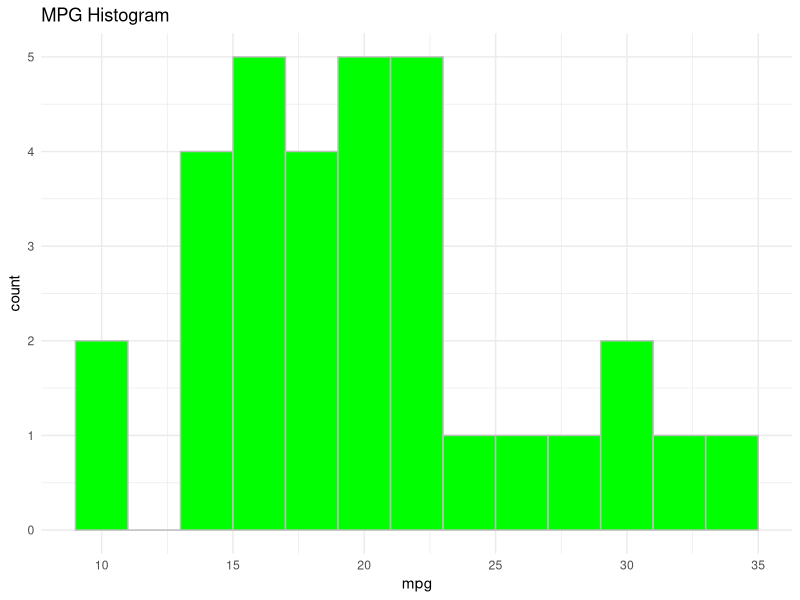
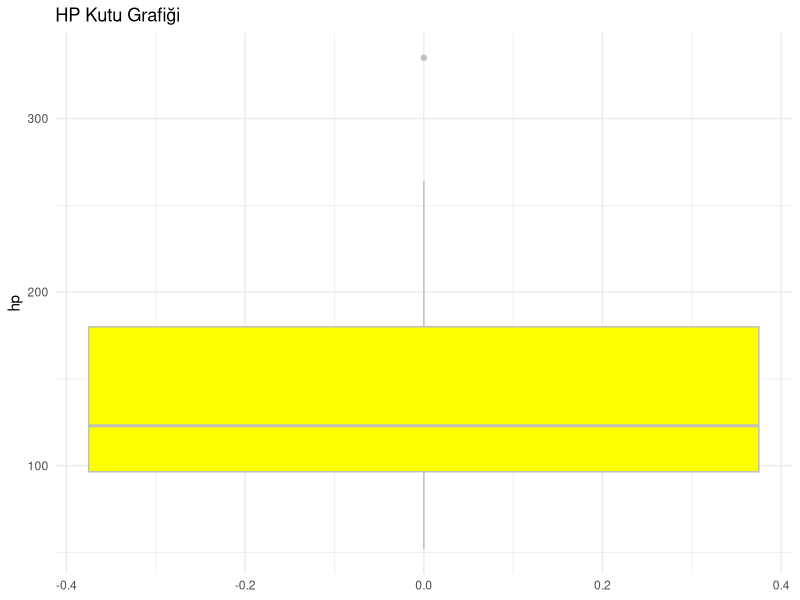
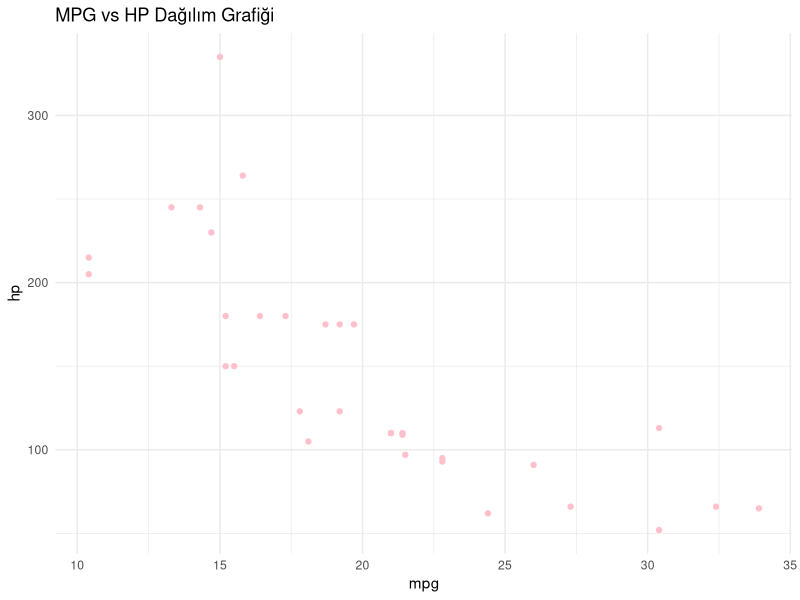

Write the R code that produced these figures, in order.
## ---- chunk 1

## ---- chunk 2

library(dslabs)  # dslabs paketi
library(knitr)  # kable fonksiyonu 
data(mtcars)  # mtcars veri seti 
print(mtcars) # mtcars içeriğini gösterir

# Özel Özet Fonksiyonu:

my_summary_stats <- function(x) {
  c(
    Ortalama = mean(x, na.rm = TRUE),
    Medyan = median(x, na.rm = TRUE),
    StandartSapma = sd(x, na.rm = TRUE),
    Minimum = min(x, na.rm = TRUE),
    Maksimum = max(x, na.rm = TRUE)
  )
}

# Fonksiyonu Döngü Kullanarak Uygulama:

# Özet listesi

summary_list <- list()

# Fonksiyonu döngü ile kullanma:
for (col_name in names(mtcars)) {
  column <- mtcars[[col_name]]
  if (is.numeric(column)) {
    stats <- my_summary_stats(column)
    summary_list[[col_name]] <- stats
  }
}
apply(mtcars, 2, mean)
apply(mtcars, 2, median)
apply(mtcars, 2, sd)
apply(mtcars, 2, min)
apply(mtcars, 2, max)

summary_df <- as.data.frame(do.call(rbind, summary_list))

print (summary_df)

# apply fonksiyonu ile alternatif yaklaşım:
table_summary <- sapply(mtcars, function(col) {
  if (is.numeric(col)) unlist(my_summary_stats(col))
})
print(table_summary)

# dslabs paketini yükleme ve na_example veri seti ile çalışma:
library(dslabs)
data("na_example")

# NA değerlerinin sayısını hesapla
na_count <- sum(is.na(na_example))
cat("NA Sayısı:", na_count, "\n")

# NA değerlerini 2025 ile değiştirme
cleaned_data <- ifelse(is.na(na_example), 2025, na_example)

# Güncellenmiş veri setinin artık eksik değer içermediğini gösteme
na_after_cleaning <- sum(is.na(cleaned_data))
cat("Temizlendikten Sonra NA Sayısı:", na_after_cleaning, "\n")

# 2025 değerinin veri seti içinde kaç kez geçtiğini raporlama
count_2025 <- sum(cleaned_data == 2025)
cat("2025 Değeri Kaç Kez Geçiyor:", count_2025, "\n")

# BONUS mtcars veri seti ile çalışma
library(ggplot2)
install.packages("ggplot2")
library(tidyverse)
library(dslabs)
data("mtcars")

# Histogram: mtcars veri setindeki mpg değişkeninin dağılımı
ggplot(mtcars, aes(x = mpg)) + 
  geom_histogram(binwidth = 2, fill = "green", color = "grey") + 
  ggtitle("MPG Histogram") + 
  theme_minimal()

# Kutu grafiği: mtcars veri setindeki hp değişkeni için
ggplot(mtcars, aes(y = hp)) + 
  geom_boxplot(fill = "yellow", color = "grey") + 
  ggtitle("HP Kutu Grafiği") + 
  theme_minimal()

# Dağılım grafiği: mpg ve hp değişkenleri arasında
ggplot(mtcars, aes(x = mpg, y = hp)) + 
  geom_point(color = "pink") + 
  ggtitle("MPG vs HP Dağılım Grafiği") + 
  theme_minimal()
